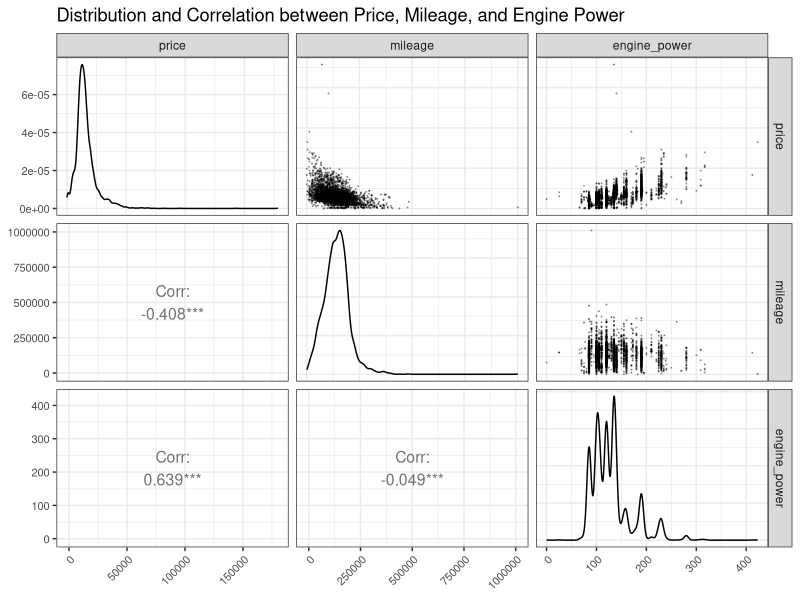

R code for this plot: (Note: this script raises an error after producing the figure.)
## ---- chunk 1
knitr::opts_chunk$set(
  echo = TRUE,    # Show the R code in the final output.
  fig.pos = "!h"  # Suggests to position figures "here" in the output.
)
## ---- chunk 2
### load the library
library(dplyr)
library(ggplot2)
library(cowplot) #to arrange ggplot
library(GGally)
library(MASS) #for boxcox
### load the data
dat_bmw <- read.csv("BMWpricing_updated.csv")
## ---- chunk 3
### Assigning NA to data points with negative mileage
dat_bmw[dat_bmw$mileage < 0, "mileage"] <- NA
### Converting mileage, engine power, and price into numeric
dat_bmw[,c(3,4,17)] <- apply(dat_bmw[,c(3,4,17)], 2, as.numeric)
### Create a data frame only has the variable of interests
dat_bmw2 <- dat_bmw[,c("price", "mileage", "engine_power")]
### Drop the data point with NA
dat_bmw2 <- dat_bmw2[complete.cases(dat_bmw2),]
# summary(dat_bmw)
## ---- chunk 4
ggpairs(dat_bmw2,
        upper = list(continuous = wrap("points", alpha = 0.3, size = 0.1)),
        lower = list(continuous = wrap("cor", size = 4))) +
  labs(title = "Distribution and Correlation between Price, Mileage, and Engine Power") +
  theme_bw() +
  theme(axis.text.x = element_text(angle = 45, hjust = 1, size = 8),
        axis.text.y = element_text(size = 8))
## ---- chunk 5
# Scatter plot of price vs. mileage with highlighted outliers
scatterPlotPriceMileage <- ggplot(data = dat_bmw2, mapping = aes(x = mileage, y = price)) +
  geom_point(pch=19, cex=0.3) +  # Default points
  geom_point(data = subset(dat_bmw2, mileage > 500000), mapping = aes(x = mileage, y = price), pch=19, cex=1, color = "red") +  # Highlight points with mileage > 500000 in red
  geom_point(data = subset(dat_bmw2, price > 100000), mapping = aes(x = mileage, y = price), pch=19, cex=1, color = "blue") + # Highlight points with price > 100000 in blue
  labs(title = "Scatter plot between price and mileage") +
  theme_bw() + theme(title = element_text(size=8)) 

# Box-Cox transformation for the price variable
boxcox_price <- boxcox(lm(dat_bmw2$price ~ 1), plotit = F)
boxcox_priceDF <- data.frame("lambda" = boxcox_price$x, "ll" = boxcox_price$y)
maxlabmda_price <- boxcox_price$x[which.max(boxcox_price$y)]

# Box-cox Plot for the price variable
boxcoxPlotPrice <- ggplot(data = boxcox_priceDF, mapping = aes(x = lambda, y = ll)) +
  geom_line(color = "black", linewidth = 0.5) +
  geom_vline(xintercept = maxlabmda_price, linetype = "dashed", color = "red") +
  geom_hline(yintercept = max(boxcox_price$y) - qchisq(0.95, df = 1)/2, linetype = "dashed", color = "blue") +
  labs(title = "Log-likelihood for the Box-Cox transformation",
       x = expression(lambda),
       y = "Log-likelihood for price") +
  annotate("text", label = paste0("lambda ==", maxlabmda_price), x = 1, y = -30000, parse = T) +
  theme_bw() + theme(title = element_text(size=8)) 

# Box-cox transformation for the mile variable
boxcox_mile <- boxcox(lm(dat_bmw2$mileage ~ 1), plotit = F)
boxcox_mileDF <- data.frame("lambda" = boxcox_mile$x, "ll" = boxcox_mile$y)
maxlabmda_mile <- boxcox_mile$x[which.max(boxcox_mile$y)]

# Box-cox Plot for the mile variable
boxcoxPlotMile <- ggplot(data = boxcox_mileDF, mapping = aes(x = lambda, y = ll)) +
  geom_line(color = "black", linewidth = 0.5) +
  geom_vline(xintercept = maxlabmda_mile, linetype = "dashed", color = "red") +
  geom_hline(yintercept = max(boxcox_mile$y) - qchisq(0.95, df = 1)/2, linetype = "dashed", color = "blue") +
  labs(title = "Log-likelihood for the Box-Cox transformation",
       x = expression(lambda),
       y = "Log-likelihood for mileage") +
  annotate("text", label = paste0("lambda ==", maxlabmda_mile), x = 1, y = -30000, parse = T) +
  theme_bw() + theme(title = element_text(size=8)) 

# Create a column of logprice in dat_bmw2
dat_bmw2 <- dat_bmw2 %>% mutate(logprice = log(price))

# Scatter plot of logprice vs. mileage with highlighted outliers
scatterPlotLogPriceMileage <- ggplot(data = dat_bmw2, mapping = aes(x = mileage, y = logprice)) +
  geom_point(pch=19, cex=0.3) +
  geom_point(data = subset(dat_bmw2, mileage > 500000), mapping = aes(x = mileage, y = logprice), pch=19, cex=1, color = "red") +
  geom_point(data = subset(dat_bmw2, logprice > log(100000)), mapping = aes(x = mileage, y = logprice), pch=19, cex=1, color = "blue") +
  labs(title = "Scatter plot between log(price) and mileage") +
  theme_bw() + theme(title = element_text(size=8)) 

plot_grid(scatterPlotPriceMileage, boxcoxPlotPrice, boxcoxPlotMile, scatterPlotLogPriceMileage, align = "h")
## ---- chunk 6
modelDF <- dat_bmw2
### Assigning NA to car with mileage > 50,0000 miles
modelDF[modelDF$mileage > 500000, "mileage"] <- NA 
### Assigning NA to car with price > 100000 usd
modelDF[modelDF$price > 100000, "price"] <- NA
modelDF <- modelDF[complete.cases(modelDF),]
modelDF$logprice <- log(modelDF$price)
## ---- chunk 7
mod1 <- lm(logprice ~ mileage, data = modelDF)
summary(mod1)
## ---- chunk 8
# Create a scatter plot with the best-fit line
# Add predicted values to the dataset
modelDF$predLinear <- predict(mod1)

# Create the scatter plot with the best-fit line
ggplot(modelDF, aes(x = mileage, y = logprice)) +
  geom_point(size = 0.15, color = 'blue') +                       # Scatter plot points
  geom_line(aes(x = mileage, y = predLinear, color = "blue")) +     # Best-fit line from predictions
  scale_color_discrete(name = "Prediction", labels = c("Linear")) + # Legend for the line
  theme_bw()
